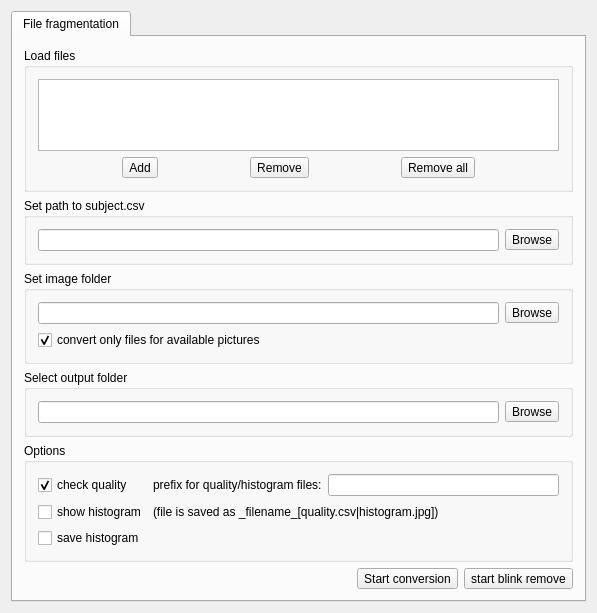
<?xml version="1.0" encoding="UTF-8"?>
<ui version="4.0">
 <class>SMIRED5_widget</class>
 <widget class="QWidget" name="SMIRED5_widget">
  <property name="geometry">
   <rect>
    <x>0</x>
    <y>0</y>
    <width>597</width>
    <height>592</height>
   </rect>
  </property>
  <property name="windowTitle">
   <string>SMIRED5_widget</string>
  </property>
  <layout class="QVBoxLayout" name="verticalLayout">
   <item>
    <widget class="QTabWidget" name="tabWidget">
     <property name="currentIndex">
      <number>0</number>
     </property>
     <widget class="QWidget" name="tab">
      <attribute name="title">
       <string>File fragmentation</string>
      </attribute>
      <layout class="QVBoxLayout" name="verticalLayout_2">
       <item>
        <layout class="QVBoxLayout" name="verticalLayout_4">
         <item>
          <widget class="QGroupBox" name="inputs_groupBox">
           <property name="title">
            <string>Load files</string>
           </property>
           <layout class="QVBoxLayout" name="verticalLayout_3">
            <item>
             <widget class="QListView" name="listView"/>
            </item>
            <item>
             <layout class="QHBoxLayout" name="L2b">
              <property name="spacing">
               <number>8</number>
              </property>
              <property name="sizeConstraint">
               <enum>QLayout::SetDefaultConstraint</enum>
              </property>
              <item>
               <widget class="QToolButton" name="addButton">
                <property name="enabled">
                 <bool>true</bool>
                </property>
                <property name="text">
                 <string>Add</string>
                </property>
                <property name="icon">
                 <iconset resource="../media/eyetracebutler.qrc">
                  <normaloff>:/Icons/Resources/button_blue_add.png</normaloff>:/Icons/Resources/button_blue_add.png</iconset>
                </property>
                <property name="toolButtonStyle">
                 <enum>Qt::ToolButtonTextBesideIcon</enum>
                </property>
               </widget>
              </item>
              <item>
               <widget class="QToolButton" name="removeButton">
                <property name="text">
                 <string>Remove</string>
                </property>
                <property name="icon">
                 <iconset resource="../media/eyetracebutler.qrc">
                  <normaloff>:/Icons/Resources/button_blue_delete.png</normaloff>:/Icons/Resources/button_blue_delete.png</iconset>
                </property>
                <property name="toolButtonStyle">
                 <enum>Qt::ToolButtonTextBesideIcon</enum>
                </property>
               </widget>
              </item>
              <item>
               <widget class="QToolButton" name="toolButton">
                <property name="text">
                 <string>Remove all</string>
                </property>
                <property name="icon">
                 <iconset resource="../media/eyetracebutler.qrc">
                  <normaloff>:/Icons/Resources/button_blue_close.png</normaloff>:/Icons/Resources/button_blue_close.png</iconset>
                </property>
                <property name="toolButtonStyle">
                 <enum>Qt::ToolButtonTextBesideIcon</enum>
                </property>
               </widget>
              </item>
             </layout>
            </item>
           </layout>
          </widget>
         </item>
         <item>
          <widget class="QGroupBox" name="groupBox">
           <property name="title">
            <string>Set path to subject.csv</string>
           </property>
           <layout class="QVBoxLayout" name="verticalLayout_6">
            <item>
             <layout class="QHBoxLayout" name="horizontalLayout">
              <item>
               <widget class="QLineEdit" name="subjectCsv_pathEdit"/>
              </item>
              <item>
               <widget class="QToolButton" name="browseSubjectButton">
                <property name="text">
                 <string>Browse</string>
                </property>
                <property name="icon">
                 <iconset resource="../media/eyetracebutler.qrc">
                  <normaloff>:/Icons/Resources/folder_blue_stuffed.png</normaloff>:/Icons/Resources/folder_blue_stuffed.png</iconset>
                </property>
                <property name="toolButtonStyle">
                 <enum>Qt::ToolButtonTextBesideIcon</enum>
                </property>
               </widget>
              </item>
             </layout>
            </item>
           </layout>
          </widget>
         </item>
         <item>
          <widget class="QGroupBox" name="image_groupBox">
           <property name="title">
            <string>Set image folder</string>
           </property>
           <layout class="QVBoxLayout" name="verticalLayout_7">
            <item>
             <layout class="QHBoxLayout" name="L3a">
              <item>
               <widget class="QLineEdit" name="imageFolder_pathEdit"/>
              </item>
              <item>
               <widget class="QToolButton" name="browseImageFolderButton">
                <property name="text">
                 <string>Browse</string>
                </property>
                <property name="icon">
                 <iconset resource="../media/eyetracebutler.qrc">
                  <normaloff>:/Icons/Resources/folder_blue.png</normaloff>:/Icons/Resources/folder_blue.png</iconset>
                </property>
                <property name="toolButtonStyle">
                 <enum>Qt::ToolButtonTextBesideIcon</enum>
                </property>
               </widget>
              </item>
             </layout>
            </item>
            <item>
             <widget class="QCheckBox" name="convertOnlyAvaliablePictures_checkBox">
              <property name="text">
               <string>convert only files for available pictures</string>
              </property>
              <property name="checked">
               <bool>true</bool>
              </property>
             </widget>
            </item>
           </layout>
          </widget>
         </item>
         <item>
          <widget class="QGroupBox" name="output_groupBox">
           <property name="title">
            <string>Select output folder</string>
           </property>
           <layout class="QVBoxLayout" name="verticalLayout_9">
            <item>
             <layout class="QHBoxLayout" name="L4a">
              <item>
               <widget class="QLineEdit" name="outputFolder_pathEdit"/>
              </item>
              <item>
               <widget class="QToolButton" name="browseOutputFolderButton">
                <property name="text">
                 <string>Browse</string>
                </property>
                <property name="icon">
                 <iconset resource="../media/eyetracebutler.qrc">
                  <normaloff>:/Icons/Resources/folder_blue.png</normaloff>:/Icons/Resources/folder_blue.png</iconset>
                </property>
                <property name="toolButtonStyle">
                 <enum>Qt::ToolButtonTextBesideIcon</enum>
                </property>
               </widget>
              </item>
             </layout>
            </item>
           </layout>
          </widget>
         </item>
         <item>
          <widget class="QGroupBox" name="options_groupBox">
           <property name="title">
            <string>Options</string>
           </property>
           <layout class="QGridLayout" name="gridLayout">
            <item row="0" column="0">
             <layout class="QGridLayout" name="gridLayout_2">
              <item row="0" column="1">
               <layout class="QHBoxLayout" name="horizontalLayout_4">
                <item>
                 <widget class="QLabel" name="quality_label1">
                  <property name="text">
                   <string>prefix for quality/histogram files:</string>
                  </property>
                 </widget>
                </item>
                <item>
                 <widget class="QLineEdit" name="quality_lineEdit"/>
                </item>
               </layout>
              </item>
              <item row="1" column="1">
               <widget class="QLabel" name="quality_label">
                <property name="text">
                 <string>(file is saved as &lt;prefix&gt;_filename_[quality.csv|histogram.jpg])</string>
                </property>
               </widget>
              </item>
              <item row="0" column="0">
               <widget class="QCheckBox" name="checkQuality_checkBox">
                <property name="text">
                 <string>check quality</string>
                </property>
                <property name="checked">
                 <bool>true</bool>
                </property>
               </widget>
              </item>
              <item row="1" column="0">
               <widget class="QCheckBox" name="showhistogram_checkBox">
                <property name="text">
                 <string>show histogram</string>
                </property>
               </widget>
              </item>
              <item row="2" column="0">
               <widget class="QCheckBox" name="savehistogram_checkBox">
                <property name="text">
                 <string>save histogram</string>
                </property>
               </widget>
              </item>
             </layout>
            </item>
           </layout>
          </widget>
         </item>
         <item>
          <layout class="QHBoxLayout" name="L5">
           <property name="sizeConstraint">
            <enum>QLayout::SetDefaultConstraint</enum>
           </property>
           <item>
            <spacer name="horizontalSpacer">
             <property name="orientation">
              <enum>Qt::Horizontal</enum>
             </property>
             <property name="sizeHint" stdset="0">
              <size>
               <width>40</width>
               <height>20</height>
              </size>
             </property>
            </spacer>
           </item>
           <item>
            <widget class="QToolButton" name="startButton">
             <property name="text">
              <string>Start conversion</string>
             </property>
             <property name="icon">
              <iconset resource="../media/eyetracebutler.qrc">
               <normaloff>:/Icons/Resources/button_blue_play.png</normaloff>:/Icons/Resources/button_blue_play.png</iconset>
             </property>
             <property name="popupMode">
              <enum>QToolButton::DelayedPopup</enum>
             </property>
             <property name="toolButtonStyle">
              <enum>Qt::ToolButtonTextBesideIcon</enum>
             </property>
            </widget>
           </item>
           <item>
            <widget class="QToolButton" name="RemoveBlink">
             <property name="text">
              <string>start blink remove</string>
             </property>
             <property name="icon">
              <iconset resource="../media/eyetracebutler.qrc">
               <normaloff>:/Icons/Resources/button_blue_play.png</normaloff>:/Icons/Resources/button_blue_play.png</iconset>
             </property>
             <property name="toolButtonStyle">
              <enum>Qt::ToolButtonTextBesideIcon</enum>
             </property>
            </widget>
           </item>
          </layout>
         </item>
        </layout>
       </item>
      </layout>
     </widget>
    </widget>
   </item>
  </layout>
 </widget>
 <layoutdefault spacing="6" margin="11"/>
 <resources>
  <include location="../media/eyetracebutler.qrc"/>
  <include location="../media/eyetracebutler.qrc"/>
  <include location="../media/eyetracebutler.qrc"/>
  <include location="../media/eyetracebutler.qrc"/>
  <include location="../media/eyetracebutler.qrc"/>
 </resources>
 <connections>
  <connection>
   <sender>addButton</sender>
   <signal>clicked()</signal>
   <receiver>SMIRED5_widget</receiver>
   <slot>sltAddFile()</slot>
   <hints>
    <hint type="sourcelabel">
     <x>147</x>
     <y>209</y>
    </hint>
    <hint type="destinationlabel">
     <x>541</x>
     <y>83</y>
    </hint>
   </hints>
  </connection>
  <connection>
   <sender>removeButton</sender>
   <signal>clicked()</signal>
   <receiver>SMIRED5_widget</receiver>
   <slot>sltRemoveFile()</slot>
   <hints>
    <hint type="sourcelabel">
     <x>291</x>
     <y>209</y>
    </hint>
    <hint type="destinationlabel">
     <x>544</x>
     <y>120</y>
    </hint>
   </hints>
  </connection>
  <connection>
   <sender>browseSubjectButton</sender>
   <signal>clicked()</signal>
   <receiver>SMIRED5_widget</receiver>
   <slot>sltSetSubjectPath()</slot>
   <hints>
    <hint type="sourcelabel">
     <x>513</x>
     <y>272</y>
    </hint>
    <hint type="destinationlabel">
     <x>543</x>
     <y>166</y>
    </hint>
   </hints>
  </connection>
  <connection>
   <sender>browseImageFolderButton</sender>
   <signal>clicked()</signal>
   <receiver>SMIRED5_widget</receiver>
   <slot>sltSetImageFolder()</slot>
   <hints>
    <hint type="sourcelabel">
     <x>513</x>
     <y>335</y>
    </hint>
    <hint type="destinationlabel">
     <x>543</x>
     <y>230</y>
    </hint>
   </hints>
  </connection>
  <connection>
   <sender>browseOutputFolderButton</sender>
   <signal>clicked()</signal>
   <receiver>SMIRED5_widget</receiver>
   <slot>sltSelectOutputFolder()</slot>
   <hints>
    <hint type="sourcelabel">
     <x>513</x>
     <y>421</y>
    </hint>
    <hint type="destinationlabel">
     <x>544</x>
     <y>318</y>
    </hint>
   </hints>
  </connection>
  <connection>
   <sender>startButton</sender>
   <signal>clicked()</signal>
   <receiver>SMIRED5_widget</receiver>
   <slot>sltStartFragmentation()</slot>
   <hints>
    <hint type="sourcelabel">
     <x>419</x>
     <y>567</y>
    </hint>
    <hint type="destinationlabel">
     <x>542</x>
     <y>425</y>
    </hint>
   </hints>
  </connection>
  <connection>
   <sender>checkQuality_checkBox</sender>
   <signal>toggled(bool)</signal>
   <receiver>SMIRED5_widget</receiver>
   <slot>sltAbleSelection(bool)</slot>
   <hints>
    <hint type="sourcelabel">
     <x>99</x>
     <y>479</y>
    </hint>
    <hint type="destinationlabel">
     <x>540</x>
     <y>407</y>
    </hint>
   </hints>
  </connection>
  <connection>
   <sender>toolButton</sender>
   <signal>clicked()</signal>
   <receiver>SMIRED5_widget</receiver>
   <slot>sltRemoveAll()</slot>
   <hints>
    <hint type="sourcelabel">
     <x>440</x>
     <y>195</y>
    </hint>
    <hint type="destinationlabel">
     <x>544</x>
     <y>204</y>
    </hint>
   </hints>
  </connection>
  <connection>
   <sender>RemoveBlink</sender>
   <signal>clicked()</signal>
   <receiver>SMIRED5_widget</receiver>
   <slot>sltRemoveBlink()</slot>
   <hints>
    <hint type="sourcelabel">
     <x>460</x>
     <y>555</y>
    </hint>
    <hint type="destinationlabel">
     <x>481</x>
     <y>588</y>
    </hint>
   </hints>
  </connection>
 </connections>
 <slots>
  <slot>sltAddFile()</slot>
  <slot>sltRemoveFile()</slot>
  <slot>sltSetSubjectPath()</slot>
  <slot>sltSetImageFolder()</slot>
  <slot>sltSelectOutputFolder()</slot>
  <slot>sltStartFragmentation()</slot>
  <slot>sltAbleSelection(bool)</slot>
  <slot>sltRemoveAll()</slot>
  <slot>slot1()</slot>
  <slot>sltRemoveBlink()</slot>
 </slots>
</ui>
